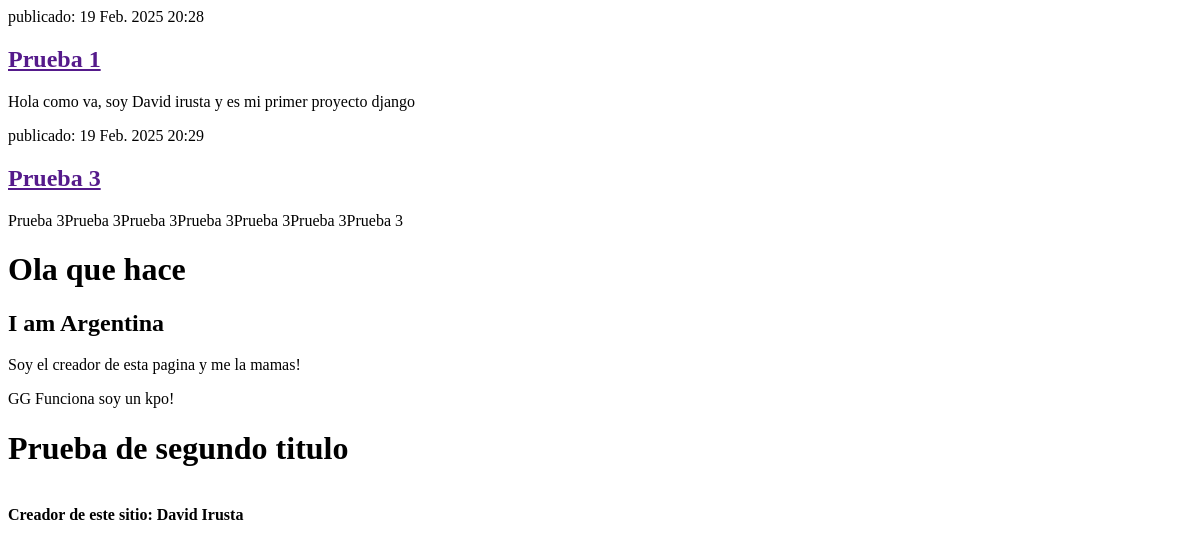
Before: / with the older database file.
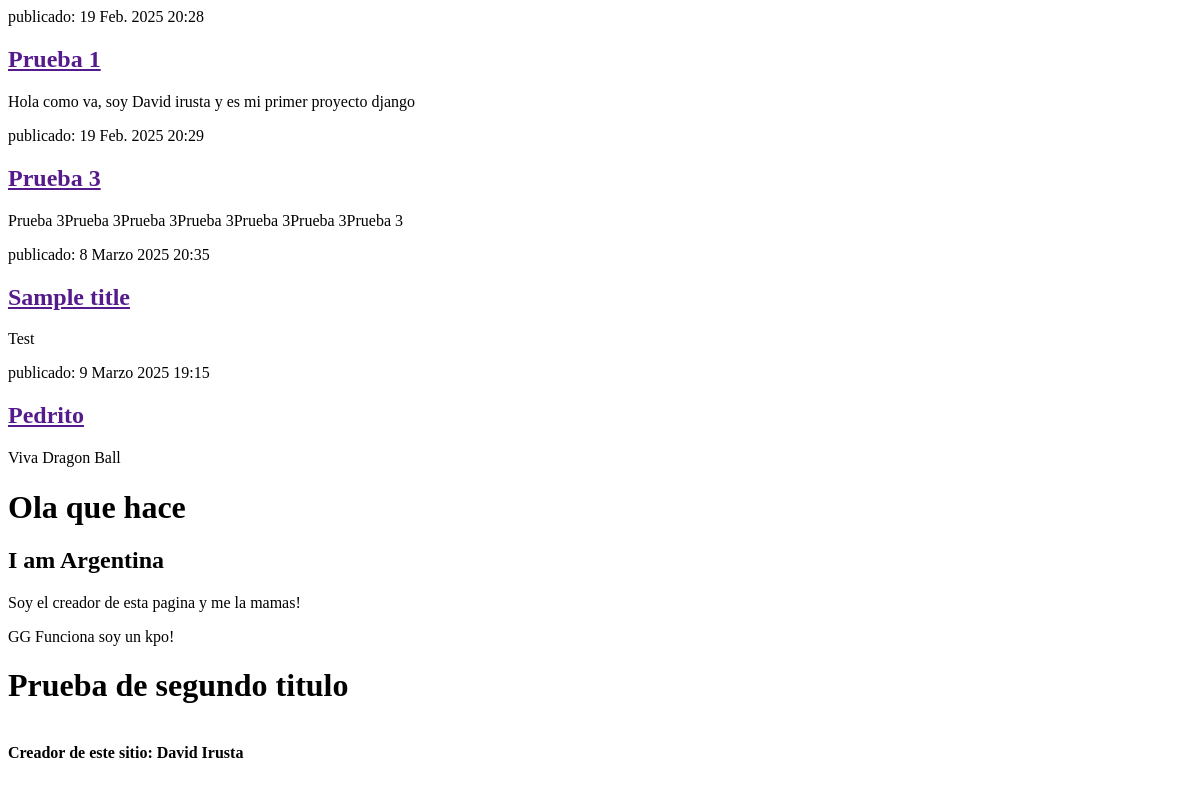
After: the same page with the newer database file.
### blog/models.py (models this page shows, shortened)
class Post(models.Model):
    author = models.ForeignKey(settings.AUTH_USER_MODEL, on_delete=models.CASCADE)
    title = models.CharField(max_length=200)
    text = models.TextField()
    created_date = models.DateTimeField(
            default=timezone.now)
    published_date = models.DateTimeField(
            blank=True, null=True)

### blog/views.py (the view)
# urls.py: path('', views.post_list, name='post_list'),
def post_list(request):
    posts = Post.objects.filter(published_date__lte=timezone.now()).order_by('published_date')
    return render(request, 'blog/post_list.html', {'posts': posts})

### blog/templates/blog/post_list.html (shortened to what this page needs)
<html>
    <head>
    </head>
<body>
    <div>
        {% for post in posts %}
    <div>
        <p> publicado: {{ post.published_date }}</p>
        <h2><a href="">{{ post.title }}</a></h2>
        <p>{{ post.text|linebreaksbr }}</p>
    </div>
        {% endfor %}
    <h1>Ola que hace</h1>
    <h2>I am Argentina </h2>
    <p>Soy el creador de esta pagina y me la mamas!</p>
    <p>GG Funciona soy un kpo!</p>
    <h1>Prueba de segundo titulo</h1>
    <br>
    <strong>Creador de este sitio: David Irusta </strong>
</body>
</html>

Changed rows visible on the page:
added Post: published_date "8 Marzo 2025 20:35", title "Sample title", text "Test"
added Post: published_date "9 Marzo 2025 19:15", title "Pedrito", text "Viva Dragon Ball"
